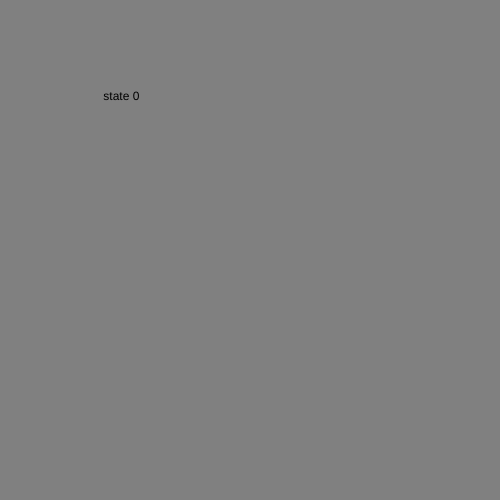
Frame 1 (no input)
Frame 60 (no input): identical to frame 1, image omitted
Frame 120 (the mouse pressed at the canvas centre since frame 60): identical to frame 1, image omitted

The p5.js sketch that drew this single still picture (run headless with seeded random() and noise() and a simulated clock; from frame 60 on, the mouse is pressed at the canvas centre):

// p5.js sketch
// ── sketch.js
let state = 0;

function setup() {
  createCanvas(500, 500);
}

function draw() {

  switch (state) {
    case 0:
      background('grey');
      text(" state 0", 100, 100);
      break;

    case 1:
      background('green');
      text(" state 1", 100, 100);
      break;

    case 2:
      background('blue');
      text(" state 2", 100, 100);
      break;

    case 3:
      background('red');
      text(" state 3", 100, 100);
      break;

    case 4:
      background('yellow');
      text(" state 4", 100, 100);
      break;

    case 5:
      background('black');
      text(" state 5", 100, 100);
      break;
  }

}

function mouseReleased() {
  state++;
  if (state > 5) {
    state = 0
  }
}
